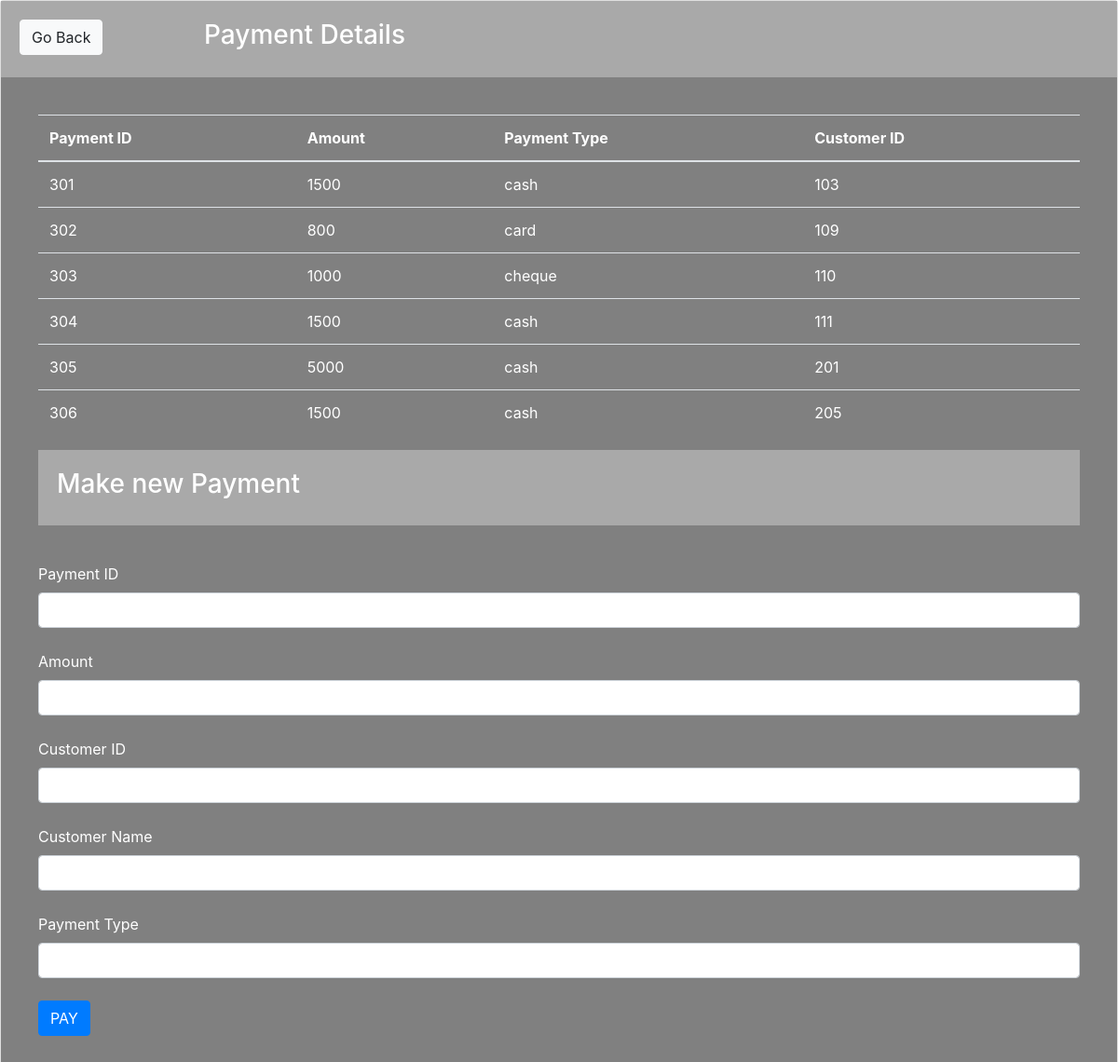
The app's page /payment.php with its own data.
### tables this page shows
CREATE TABLE IF NOT EXISTS `payment` (
    `Payment_id` int NOT NULL AUTO_INCREMENT,
    `package_id` varchar(40) NOT NULL,
    `Amount` int NOT NULL,
    `customer_id` varchar(20) NOT NULL,
    `payment_type` varchar(20) NOT NULL,
    PRIMARY KEY (`Payment_id`),
    FOREIGN KEY (`package_id`) REFERENCES `package` (`Package_id`),
    FOREIGN KEY (`customer_id`) REFERENCES `gymapp` (`contact`)
);

### func.php (the view, shortened to what this page needs)
<?php
$con = mysqli_connect("localhost", "root", "", "gymwebsite");
function get_payment()
{
    global $con;
    $query = "select * from Payment";
    $result = mysqli_query($con, $query);
    while ($row = mysqli_fetch_array($result)) {
        $Payment_id = $row['Payment_id'];
        $Amount = $row['Amount'];
        $payment_type = $row['payment_type'];
        $customer_id = $row['customer_id'];
        echo "<tr>
        <td>$Payment_id</td>
        <td>$Amount</td>
        <td>$payment_type</td>
        <td>$customer_id</td>
            </tr>";
    }
}

### records on screen
payment: Payment_id "301", Amount "1500", payment_type "cash", customer "103"
payment: Payment_id "302", Amount "800", payment_type "card", customer "109"
payment: Payment_id "303", Amount "1000", payment_type "cheque", customer "110"
payment: Payment_id "304", Amount "1500", payment_type "cash", customer "111"
payment: Payment_id "305", Amount "5000", payment_type "cash", customer "201"
payment: Payment_id "306", Amount "1500", payment_type "cash", customer "205"
